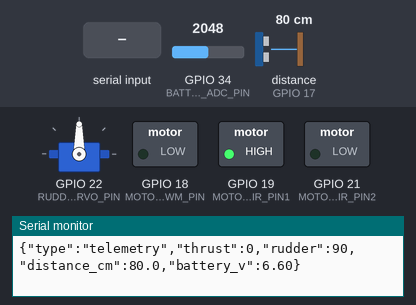
A sketch run on a simulated ESP32. Parts: servo, switched loads named in the sketch (green lamp = pin HIGH), the last lines printed to the serial monitor. Wiring (inferred from the names in the program): ultrasonic range finder: trigger GPIO 5; echo GPIO 17. The test bench sets the inputs (shaded band); at power-on: GPIO 34 (BATTERY_ADC_PIN) = 2048, distance to the obstacle (sensor on GPIO 17) 80 cm. The echo pulse lasts 58.3 µs per cm; pins used as bus, display or sensor lines are not drawn.

Above: at 1.2 s.
1.3 s: "STEER:\n" received over Serial
At 2.4 s:
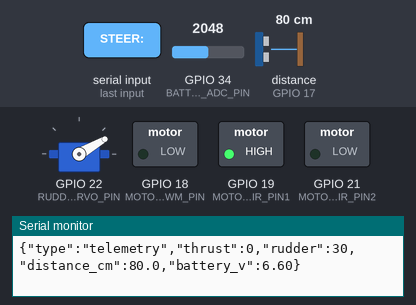
2.8 s: "THRUST:90\n" received over Serial
At 3.6 s:
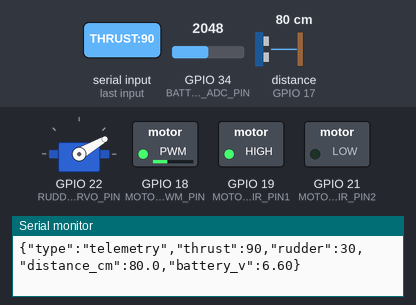
4.3 s: "STEER:90\n" received over Serial
At 4.7 s:
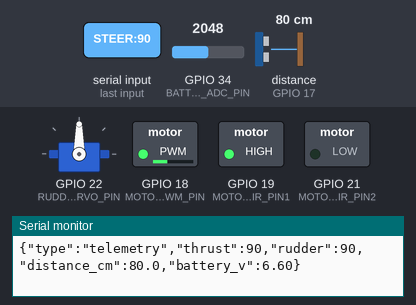
5.8 s: "STEER:,45\n" received over Serial
At 7.0 s:
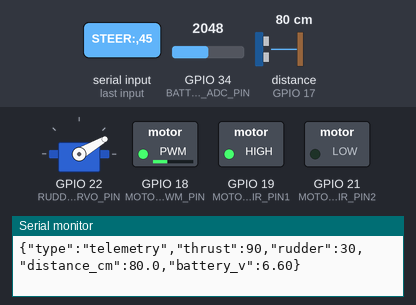
Timing chart, 0 to 8.3 s (numbered marks = the images above; inputs shaded):
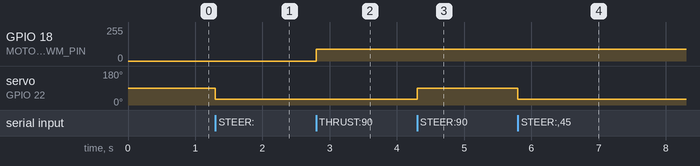

Measured:
- after the input at 1.3 s, servo on GPIO 22 (RUDDER_SERVO_PIN): 90° → 30° at once
- after the input at 2.8 s, GPIO 18 (MOTOR_PWM_PIN): 0/255 → 90/255 at once
- after the input at 4.3 s, servo on GPIO 22 (RUDDER_SERVO_PIN): 30° → 90° at once
- after the input at 5.8 s, servo on GPIO 22 (RUDDER_SERVO_PIN): 90° → 30° at once

The sketch:

esp_boat_controller.ino
```cpp
/*
 * microclog_boat - ESP32 / ESP8266 Firmware Controller
 * ----------------------------------------------------
 * Handles motor control (thrust & rudder), telemetry sensors (IMU, Ultrasonic, Battery),
 * and Serial / WebSockets communication bridge with Raspberry Pi.
 */

#include <Arduino.h>

#ifdef ESP32
  #include <WiFi.h>
  #include <ESP32Servo.h>
#else
  #include <ESP8266WiFi.h>
  #include <Servo.h>
#endif

// --- Pin Definitions ---
#define MOTOR_PWM_PIN    18   // Main propeller motor PWM speed control
#define MOTOR_DIR_PIN1   19   // Motor Direction A
#define MOTOR_DIR_PIN2   21   // Motor Direction B
#define RUDDER_SERVO_PIN 22   // Steering rudder servo motor
#define TRIG_PIN         5    // Ultrasonic distance sensor Trigger
#define ECHO_PIN         17   // Ultrasonic distance sensor Echo
#define BATTERY_ADC_PIN  34   // Battery voltage sense pin (ADC)

// --- Global Objects & Variables ---
Servo rudderServo;
int motorSpeed = 0;           // Speed: 0 to 255
int rudderAngle = 90;         // Steering: 0 (Left), 90 (Center), 180 (Right)
unsigned long lastTelemetryTime = 0;
const unsigned long TELEMETRY_INTERVAL = 500; // 500ms telemetry interval

// --- Function Declarations ---
void setupHardware();
void setMotorThrust(int speed, bool forward);
void setRudderAngle(int angle);
float getObstacleDistance();
float readBatteryVoltage();
void sendTelemetry();
void processIncomingSerialCommand();

void setup() {
  Serial.begin(115200);
  setupHardware();
  Serial.println(F("{\"status\":\"INITIALIZED\",\"device\":\"ESP32_BOAT_CONTROLLER\"}"));
}

void loop() {
  // Read and process commands sent from Raspberry Pi over Serial
  if (Serial.available() > 0) {
    processIncomingSerialCommand();
  }

  // Periodic Telemetry Transmission to Raspberry Pi
  if (millis() - lastTelemetryTime >= TELEMETRY_INTERVAL) {
    lastTelemetryTime = millis();
    sendTelemetry();
  }
}

void setupHardware() {
  pinMode(MOTOR_PWM_PIN, OUTPUT);
  pinMode(MOTOR_DIR_PIN1, OUTPUT);
  pinMode(MOTOR_DIR_PIN2, OUTPUT);
  pinMode(TRIG_PIN, OUTPUT);
  pinMode(ECHO_PIN, INPUT);

  rudderServo.attach(RUDDER_SERVO_PIN);
  rudderServo.write(rudderAngle); // Center rudder
  setMotorThrust(0, true);        // Stop motors initially
}

void setMotorThrust(int speed, bool forward) {
  motorSpeed = constrain(speed, 0, 255);
  digitalWrite(MOTOR_DIR_PIN1, forward ? HIGH : LOW);
  digitalWrite(MOTOR_DIR_PIN2, forward ? LOW : HIGH);
  analogWrite(MOTOR_PWM_PIN, motorSpeed);
}

void setRudderAngle(int angle) {
  rudderAngle = constrain(angle, 30, 150); // Safe rudder limit
  rudderServo.write(rudderAngle);
}

float getObstacleDistance() {
  digitalWrite(TRIG_PIN, LOW);
  delayMicroseconds(2);
  digitalWrite(TRIG_PIN, HIGH);
  delayMicroseconds(10);
  digitalWrite(TRIG_PIN, LOW);

  long duration = pulseIn(ECHO_PIN, HIGH, 30000); // 30ms timeout
  if (duration == 0) return 999.0;
  return (duration * 0.0343) / 2.0; // Distance in cm
}

float readBatteryVoltage() {
  int raw = analogRead(BATTERY_ADC_PIN);
  return (raw / 4095.0) * 3.3 * 4.0; // Voltage divider calibration multiplier
}

void sendTelemetry() {
  float distance = getObstacleDistance();
  float battery = readBatteryVoltage();

  // Transmit JSON formatted telemetry to Raspberry Pi
  Serial.print(F("{\"type\":\"telemetry\",\"thrust\":"));
  Serial.print(motorSpeed);
  Serial.print(F(",\"rudder\":"));
  Serial.print(rudderAngle);
  Serial.print(F(",\"distance_cm\":"));
  Serial.print(distance, 1);
  Serial.print(F(",\"battery_v\":"));
  Serial.print(battery, 2);
  Serial.println(F("}"));
}

void processIncomingSerialCommand() {
  String input = Serial.readStringUntil('\n');
  input.trim();

  if (input.startsWith("THRUST:")) {
    int val = input.substring(7).toInt();
    setMotorThrust(abs(val), val >= 0);
  } else if (input.startsWith("STEER:")) {
    int angle = input.substring(6).toInt();
    setRudderAngle(angle);
  } else if (input == "STOP") {
    setMotorThrust(0, true);
    setRudderAngle(90);
  }
}
```
